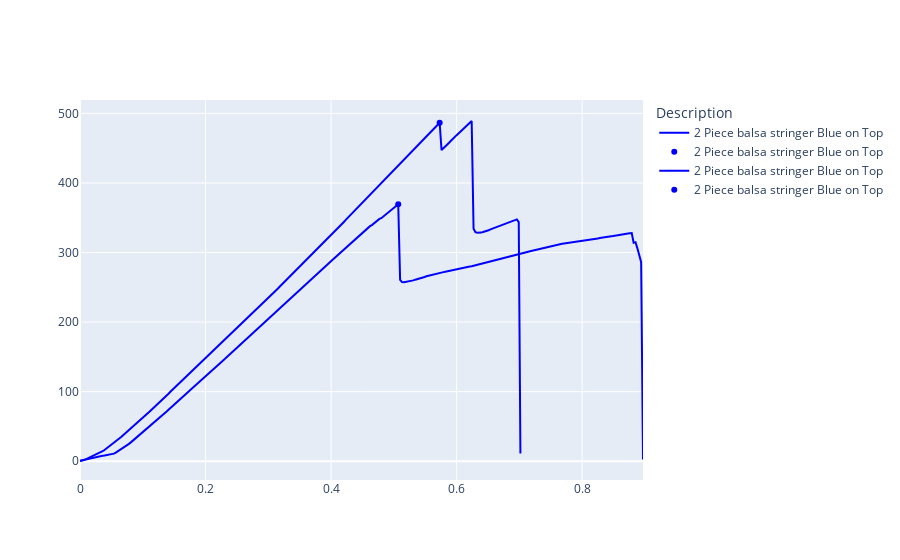
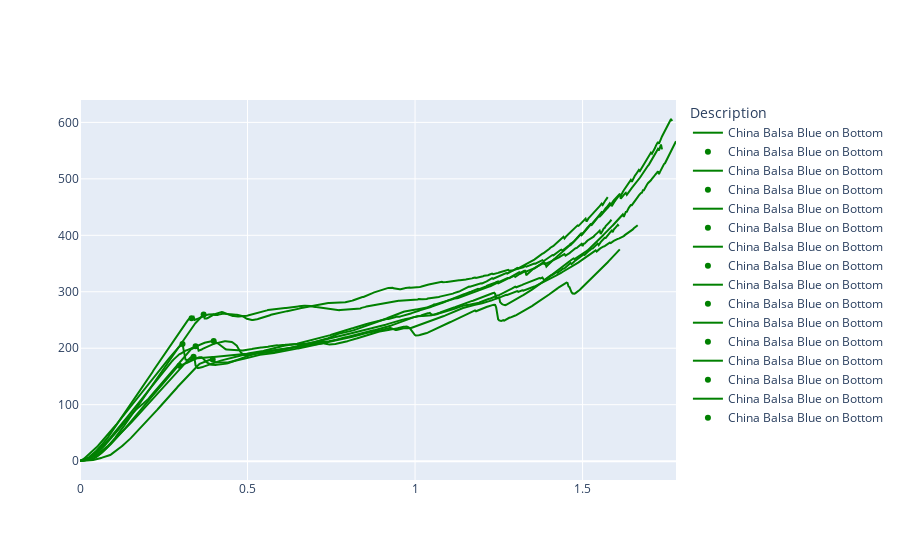
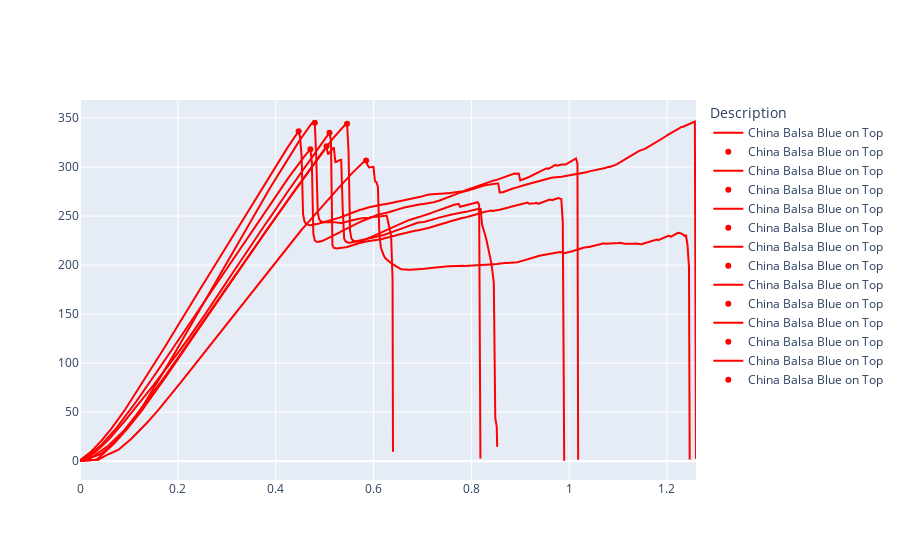
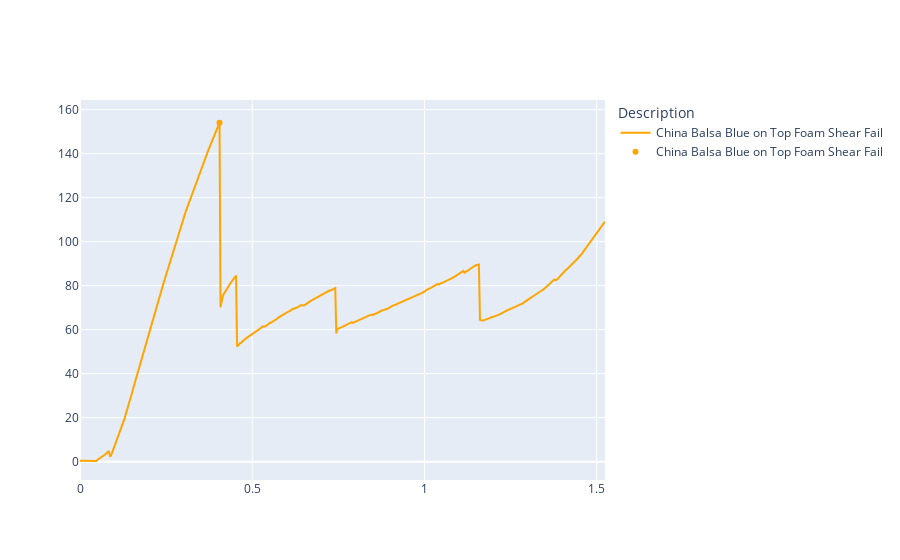

These figures' notebook cell, in order:
### Code cell
plot_test_specimens(specimens_df)

### Figure 1 — Plotly figure (JSON) as saved in the notebook; plotly's stock layout.template omitted (floating-point values rounded to 4 significant figures; data arrays with more than 128 entries replaced by an {"elided": "..."} marker saying what was removed)
{"data": [{"hovertemplate": "Crosshead (in)=%{x}<br>Load (lbf)=%{y}<extra></extra>", "legendgroup": "", "line": {"color": "blue", "dash": "solid"}, "marker": {"color": "blue", "symbol": "circle"}, "mode": "lines", "name": "2 Piece balsa stringer Blue on Top", "orientation": "v", "showlegend": true, "type": "scatter", "x": {"elided": "235 float values"}, "xaxis": "x", "y": {"elided": "235 float values"}, "yaxis": "y"}, {"line": {"color": "blue"}, "marker": {"color": "blue"}, "mode": "markers", "name": "2 Piece balsa stringer Blue on Top", "showlegend": true, "type": "scatter", "x": [0.573], "y": [486.5]}, {"hovertemplate": "Crosshead (in)=%{x}<br>Load (lbf)=%{y}<extra></extra>", "legendgroup": "", "line": {"color": "blue", "dash": "solid"}, "marker": {"color": "blue", "symbol": "circle"}, "mode": "lines", "name": "2 Piece balsa stringer Blue on Top", "orientation": "v", "showlegend": true, "type": "scatter", "x": {"elided": "300 float values"}, "xaxis": "x", "y": {"elided": "300 float values"}, "yaxis": "y"}, {"line": {"color": "blue"}, "marker": {"color": "blue"}, "mode": "markers", "name": "2 Piece balsa stringer Blue on Top", "showlegend": true, "type": "scatter", "x": [0.507], "y": [369.3]}], "layout": {"legend": {"title": {"text": "Description"}}, "showlegend": true}}

### Figure 2 — Plotly figure (JSON) as saved in the notebook; plotly's stock layout.template omitted (floating-point values rounded to 4 significant figures; data arrays with more than 128 entries replaced by an {"elided": "..."} marker saying what was removed)
{"data": [{"hovertemplate": "Crosshead (in)=%{x}<br>Load (lbf)=%{y}<extra></extra>", "legendgroup": "", "line": {"color": "green", "dash": "solid"}, "marker": {"color": "green", "symbol": "circle"}, "mode": "lines", "name": "China Balsa Blue on Bottom", "orientation": "v", "showlegend": true, "type": "scatter", "x": {"elided": "555 float values"}, "xaxis": "x", "y": {"elided": "555 float values"}, "yaxis": "y"}, {"line": {"color": "green"}, "marker": {"color": "green"}, "mode": "markers", "name": "China Balsa Blue on Bottom", "showlegend": true, "type": "scatter", "x": [0.396], "y": [180.2]}, {"hovertemplate": "Crosshead (in)=%{x}<br>Load (lbf)=%{y}<extra></extra>", "legendgroup": "", "line": {"color": "green", "dash": "solid"}, "marker": {"color": "green", "symbol": "circle"}, "mode": "lines", "name": "China Balsa Blue on Bottom", "orientation": "v", "showlegend": true, "type": "scatter", "x": {"elided": "526 float values"}, "xaxis": "x", "y": {"elided": "526 float values"}, "yaxis": "y"}, {"line": {"color": "green"}, "marker": {"color": "green"}, "mode": "markers", "name": "China Balsa Blue on Bottom", "showlegend": true, "type": "scatter", "x": [0.369], "y": [259.7]}, {"hovertemplate": "Crosshead (in)=%{x}<br>Load (lbf)=%{y}<extra></extra>", "legendgroup": "", "line": {"color": "green", "dash": "solid"}, "marker": {"color": "green", "symbol": "circle"}, "mode": "lines", "name": "China Balsa Blue on Bottom", "orientation": "v", "showlegend": true, "type": "scatter", "x": {"elided": "530 float values"}, "xaxis": "x", "y": {"elided": "530 float values"}, "yaxis": "y"}, {"line": {"color": "green"}, "marker": {"color": "green"}, "mode": "markers", "name": "China Balsa Blue on Bottom", "showlegend": true, "type": "scatter", "x": [0.399], "y": [212.7]}, {"hovertemplate": "Crosshead (in)=%{x}<br>Load (lbf)=%{y}<extra></extra>", "legendgroup": "", "line": {"color": "green", "dash": "solid"}, "marker": {"color": "green", "symbol": "circle"}, "mode": "lines", "name": "China Balsa Blue on Bottom", "orientation": "v", "showlegend": true, "type": "scatter", "x": {"elided": "538 float values"}, "xaxis": "x", "y": {"elided": "538 float values"}, "yaxis": "y"}, {"line": {"color": "green"}, "marker": {"color": "green"}, "mode": "markers", "name": "China Balsa Blue on Bottom", "showlegend": true, "type": "scatter", "x": [0.297], "y": [168.9]}, {"hovertemplate": "Crosshead (in)=%{x}<br>Load (lbf)=%{y}<extra></extra>", "legendgroup": "", "line": {"color": "green", "dash": "solid"}, "marker": {"color": "green", "symbol": "circle"}, "mode": "lines", "name": "China Balsa Blue on Bottom", "orientation": "v", "showlegend": true, "type": "scatter", "x": {"elided": "537 float values"}, "xaxis": "x", "y": {"elided": "537 float values"}, "yaxis": "y"}, {"line": {"color": "green"}, "marker": {"color": "green"}, "mode": "markers", "name": "China Balsa Blue on Bottom", "showlegend": true, "type": "scatter", "x": [0.345], "y": [203.6]}, {"hovertemplate": "Crosshead (in)=%{x}<br>Load (lbf)=%{y}<extra></extra>", "legendgroup": "", "line": {"color": "green", "dash": "solid"}, "marker": {"color": "green", "symbol": "circle"}, "mode": "lines", "name": "China Balsa Blue on Bottom", "orientation": "v", "showlegend": true, "type": "scatter", "x": {"elided": "590 float values"}, "xaxis": "x", "y": {"elided": "590 float values"}, "yaxis": "y"}, {"line": {"color": "green"}, "marker": {"color": "green"}, "mode": "markers", "name": "China Balsa Blue on Bottom", "showlegend": true, "type": "scatter", "x": [0.333], "y": [253.0]}, {"hovertemplate": "Crosshead (in)=%{x}<br>Load (lbf)=%{y}<extra></extra>", "legendgroup": "", "line": {"color": "green", "dash": "solid"}, "marker": {"color": "green", "symbol": "circle"}, "mode": "lines", "name": "China Balsa Blue on Bottom", "orientation": "v", "showlegend": true, "type": "scatter", "x": {"elided": "594 float values"}, "xaxis": "x", "y": {"elided": "594 float values"}, "yaxis": "y"}, {"line": {"color": "green"}, "marker": {"color": "green"}, "mode": "markers", "name": "China Balsa Blue on Bottom", "showlegend": true, "type": "scatter", "x": [0.339], "y": [184.7]}, {"hovertemplate": "Crosshead (in)=%{x}<br>Load (lbf)=%{y}<extra></extra>", "legendgroup": "", "line": {"color": "green", "dash": "solid"}, "marker": {"color": "green", "symbol": "circle"}, "mode": "lines", "name": "China Balsa Blue on Bottom", "orientation": "v", "showlegend": true, "type": "scatter", "x": {"elided": "580 float values"}, "xaxis": "x", "y": {"elided": "580 float values"}, "yaxis": "y"}, {"line": {"color": "green"}, "marker": {"color": "green"}, "mode": "markers", "name": "China Balsa Blue on Bottom", "showlegend": true, "type": "scatter", "x": [0.306], "y": [207.4]}], "layout": {"legend": {"title": {"text": "Description"}}, "showlegend": true}}

### Figure 3 — Plotly figure (JSON) as saved in the notebook; plotly's stock layout.template omitted (floating-point values rounded to 4 significant figures; data arrays with more than 128 entries replaced by an {"elided": "..."} marker saying what was removed)
{"data": [{"hovertemplate": "Crosshead (in)=%{x}<br>Load (lbf)=%{y}<extra></extra>", "legendgroup": "", "line": {"color": "red", "dash": "solid"}, "marker": {"color": "red", "symbol": "circle"}, "mode": "lines", "name": "China Balsa Blue on Top", "orientation": "v", "showlegend": true, "type": "scatter", "x": {"elided": "417 float values"}, "xaxis": "x", "y": {"elided": "417 float values"}, "yaxis": "y"}, {"line": {"color": "red"}, "marker": {"color": "red"}, "mode": "markers", "name": "China Balsa Blue on Top", "showlegend": true, "type": "scatter", "x": [0.585], "y": [306.8]}, {"hovertemplate": "Crosshead (in)=%{x}<br>Load (lbf)=%{y}<extra></extra>", "legendgroup": "", "line": {"color": "red", "dash": "solid"}, "marker": {"color": "red", "symbol": "circle"}, "mode": "lines", "name": "China Balsa Blue on Top", "orientation": "v", "showlegend": true, "type": "scatter", "x": {"elided": "215 float values"}, "xaxis": "x", "y": {"elided": "215 float values"}, "yaxis": "y"}, {"line": {"color": "red"}, "marker": {"color": "red"}, "mode": "markers", "name": "China Balsa Blue on Top", "showlegend": true, "type": "scatter", "x": [0.48], "y": [345.1]}, {"hovertemplate": "Crosshead (in)=%{x}<br>Load (lbf)=%{y}<extra></extra>", "legendgroup": "", "line": {"color": "red", "dash": "solid"}, "marker": {"color": "red", "symbol": "circle"}, "mode": "lines", "name": "China Balsa Blue on Top", "orientation": "v", "showlegend": true, "type": "scatter", "x": {"elided": "286 float values"}, "xaxis": "x", "y": {"elided": "286 float values"}, "yaxis": "y"}, {"line": {"color": "red"}, "marker": {"color": "red"}, "mode": "markers", "name": "China Balsa Blue on Top", "showlegend": true, "type": "scatter", "x": [0.504], "y": [321.1]}, {"hovertemplate": "Crosshead (in)=%{x}<br>Load (lbf)=%{y}<extra></extra>", "legendgroup": "", "line": {"color": "red", "dash": "solid"}, "marker": {"color": "red", "symbol": "circle"}, "mode": "lines", "name": "China Balsa Blue on Top", "orientation": "v", "showlegend": true, "type": "scatter", "x": {"elided": "274 float values"}, "xaxis": "x", "y": {"elided": "274 float values"}, "yaxis": "y"}, {"line": {"color": "red"}, "marker": {"color": "red"}, "mode": "markers", "name": "China Balsa Blue on Top", "showlegend": true, "type": "scatter", "x": [0.546], "y": [344.2]}, {"hovertemplate": "Crosshead (in)=%{x}<br>Load (lbf)=%{y}<extra></extra>", "legendgroup": "", "line": {"color": "red", "dash": "solid"}, "marker": {"color": "red", "symbol": "circle"}, "mode": "lines", "name": "China Balsa Blue on Top", "orientation": "v", "showlegend": true, "type": "scatter", "x": {"elided": "341 float values"}, "xaxis": "x", "y": {"elided": "341 float values"}, "yaxis": "y"}, {"line": {"color": "red"}, "marker": {"color": "red"}, "mode": "markers", "name": "China Balsa Blue on Top", "showlegend": true, "type": "scatter", "x": [0.447], "y": [336.6]}, {"hovertemplate": "Crosshead (in)=%{x}<br>Load (lbf)=%{y}<extra></extra>", "legendgroup": "", "line": {"color": "red", "dash": "solid"}, "marker": {"color": "red", "symbol": "circle"}, "mode": "lines", "name": "China Balsa Blue on Top", "orientation": "v", "showlegend": true, "type": "scatter", "x": {"elided": "421 float values"}, "xaxis": "x", "y": {"elided": "421 float values"}, "yaxis": "y"}, {"line": {"color": "red"}, "marker": {"color": "red"}, "mode": "markers", "name": "China Balsa Blue on Top", "showlegend": true, "type": "scatter", "x": [0.471], "y": [318.0]}, {"hovertemplate": "Crosshead (in)=%{x}<br>Load (lbf)=%{y}<extra></extra>", "legendgroup": "", "line": {"color": "red", "dash": "solid"}, "marker": {"color": "red", "symbol": "circle"}, "mode": "lines", "name": "China Balsa Blue on Top", "orientation": "v", "showlegend": true, "type": "scatter", "x": {"elided": "331 float values"}, "xaxis": "x", "y": {"elided": "331 float values"}, "yaxis": "y"}, {"line": {"color": "red"}, "marker": {"color": "red"}, "mode": "markers", "name": "China Balsa Blue on Top", "showlegend": true, "type": "scatter", "x": [0.51], "y": [335.0]}], "layout": {"legend": {"title": {"text": "Description"}}, "showlegend": true}}

### Figure 4 — Plotly figure (JSON) as saved in the notebook; plotly's stock layout.template omitted (floating-point values rounded to 4 significant figures; data arrays with more than 128 entries replaced by an {"elided": "..."} marker saying what was removed)
{"data": [{"hovertemplate": "Crosshead (in)=%{x}<br>Load (lbf)=%{y}<extra></extra>", "legendgroup": "", "line": {"color": "orange", "dash": "solid"}, "marker": {"color": "orange", "symbol": "circle"}, "mode": "lines", "name": "China Balsa Blue on Top Foam Shear Fail", "orientation": "v", "showlegend": true, "type": "scatter", "x": {"elided": "494 float values"}, "xaxis": "x", "y": {"elided": "494 float values"}, "yaxis": "y"}, {"line": {"color": "orange"}, "marker": {"color": "orange"}, "mode": "markers", "name": "China Balsa Blue on Top Foam Shear Fail", "showlegend": true, "type": "scatter", "x": [0.405], "y": [154.1]}], "layout": {"legend": {"title": {"text": "Description"}}, "showlegend": true}}
